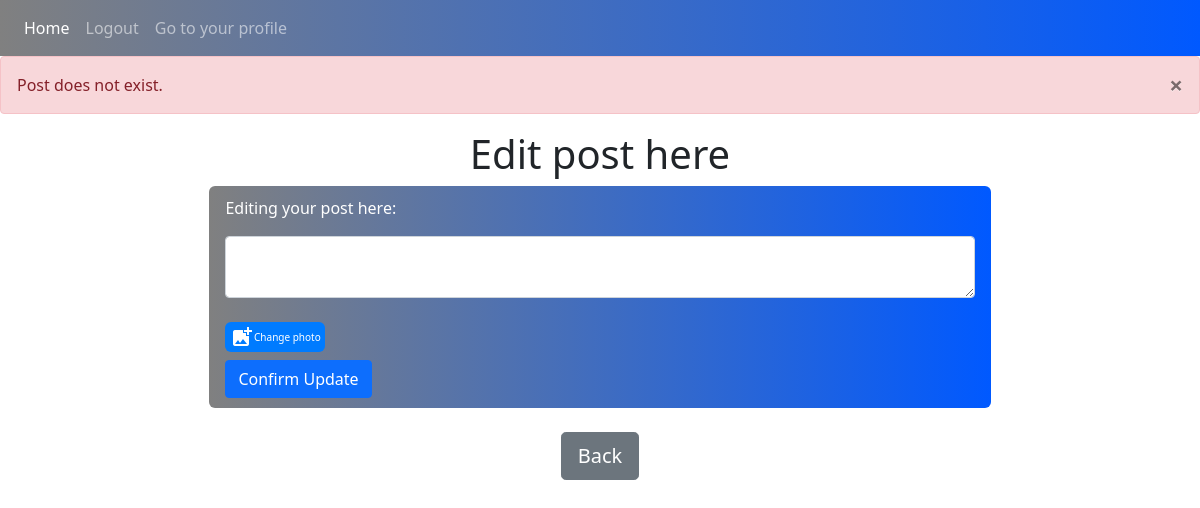
Before: /edit-post/2 (signed in) with the older database file.
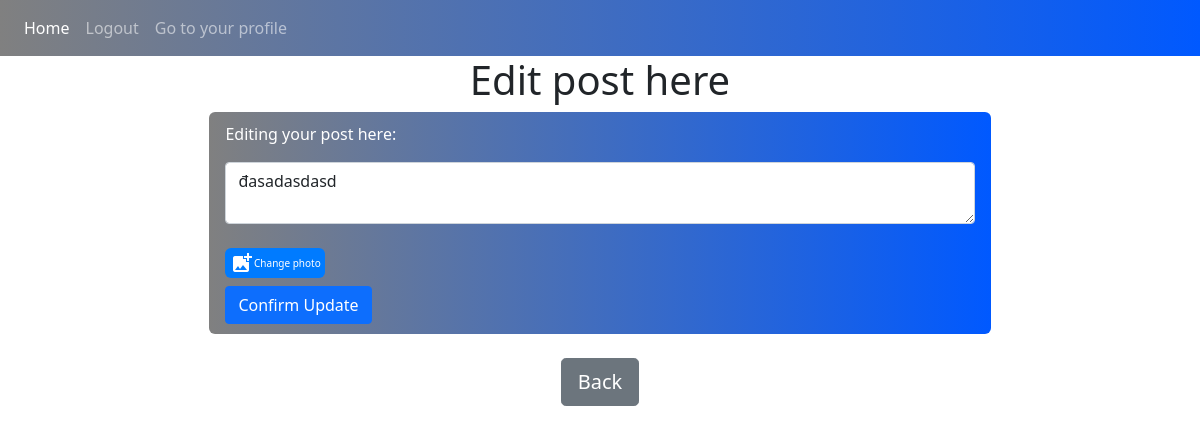
After: the same page with the newer database file.
### models.py (models this page shows)
class Post(db.Model):
    __tablename__ = 'posts'
    id = db.Column(db.Integer, primary_key=True)
    img = db.Column(db.Text, nullable = True)
    body = db.Column(db.Text)
    timestamp = db.Column(db.DateTime, index=True, default=datetime.now)
    author_id = db.Column(db.Integer, db.ForeignKey('users.id'))
    comments = db.relationship('Comment', backref="post_comment", lazy=True)

### views.py (the view, shortened to what this page needs)
@views.route("/edit-post/<id>", methods = ['GET', 'POST'])
@login_required
def edit_post(id):
    post = Post.query.filter_by(id=id).first()
    if not post:
        flash("Post does not exist.", category='error')
    elif current_user.id != post.author_id:
        flash('You do not have permission to delete this post.', category='error')
    return render_template('edit-post.html', user= current_user, post= post)

### initial.py (called while the page is built)
def create_app():
    app = Flask(__name__)
    app.config['SECRET_KEY'] = 'okay'
    app.config['SQLALCHEMY_DATABASE_URI'] = f'sqlite:///{DB_NAME}'
    app.config['SQLALCHEMY_TRACK_MODIFICATIONS'] = False
    db.init_app(app)
    from views import views
    from auth import auth
    app.register_blueprint(views, url_prefix='/')
    app.register_blueprint(auth, url_prefix='/')
    from models import User, Post, Comment, Follow
    create_database(app)
    login_manager = LoginManager()
    login_manager.login_view = 'auth.login'
    login_manager.init_app(app)
    @login_manager.user_loader
    def load_user(id):
        return User.query.get(int(id))
    return app

### templates/edit-post.html (shortened to what this page needs)
{% extends "base.html" %} {% block title %}Home{% endblock %} {% block content
    %}
<h1 align="center">Edit post here</h1>
<form method="POST" style="background: linear-gradient(to right, gray , rgb(0, 89, 255)) ; border-radius: 6px; width: 70%; margin: auto;
" enctype="multipart/form-data">
    <div class="container-cus">
        <p style="color: white;">Editing your post here:</p>
        <textarea name="post" id="post" class="form-control">{{post.body}}</textarea>
        <br />
        <div>
        <label for="file">
            <span class="material-icons">
            </span>
            Change photo
        </label>
        </div>
        <div>
            <button type="submit" class="btn btn-primary">Confirm Update</button>
        </div>
    </div>
</form>
<br />
<div align="center">
    <a href="/"
        ><button type="button" class="btn btn-lg btn-secondary">Back</button></a
    >
</div>
{% endblock %}

Changed rows visible on the page:
added Post: post "đasadasdasd"
Other visible differences:
list line gone: "Post does not exist. ×"
